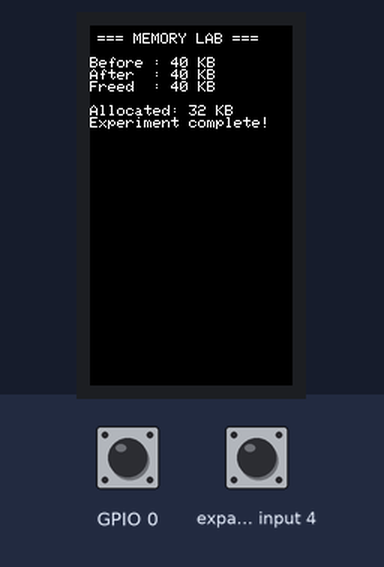
The program below on a simulated ESP32-S3. Shown: 135×240 colour display. Inputs (shaded band) come from the test bench; at power-on: GPIO 0 HIGH, expander input 4 HIGH.

Above: at 0.2 s.

The program:

main.cpp
```cpp
#include <Arduino.h>
#include <M5Cardputer.h>
#include <stdlib.h>

void setup()
{

  // 1. Cardputer 및 LCD 초기화
  auto cfg = M5.config();
  M5Cardputer.begin(cfg, true);

  auto &lcd = M5Cardputer.Display;
  lcd.setRotation(1);
  lcd.fillScreen(BLACK);
  lcd.setTextColor(WHITE);
  lcd.setTextSize(1);
  lcd.setCursor(5, 5);

  lcd.println("=== MEMORY LAB ===");
  lcd.println();

  // 2. 메모리 할당 전
  uint32_t before = ESP.getFreeHeap();

  // 3. RAM 32KB 할당
  const size_t SIZE = 32 * 1024;
  uint8_t *data = (uint8_t *)malloc(SIZE);

  // 4. 할당 성공 여부 확인
  if (data == nullptr)
  {
    lcd.println("Allocation FAILED!");
    return;
  }

  // 실제 할당된 영역에 값 기록
  data[0] = 10;
  data[SIZE - 1] = 20;

  // 5. 메모리 할당 후
  uint32_t after = ESP.getFreeHeap();

  // 6. 메모리 반환
  free(data);
  data = nullptr;

  // 7. 반환 후 여유 메모리 측정
  uint32_t restored = ESP.getFreeHeap();

  // 8. LCD에 결과 표시
  lcd.printf("Before : %lu KB\n",
             (unsigned long)(before / 1024));

  lcd.printf("After  : %lu KB\n",
             (unsigned long)(after / 1024));

  lcd.printf("Freed  : %lu KB\n",
             (unsigned long)(restored / 1024));

  lcd.println();

  lcd.printf("Allocated: %u KB\n",
             (unsigned)(SIZE / 1024));

  lcd.println("Experiment complete!");
}

void loop()
{
  M5Cardputer.update();
  delay(100);
}
```
